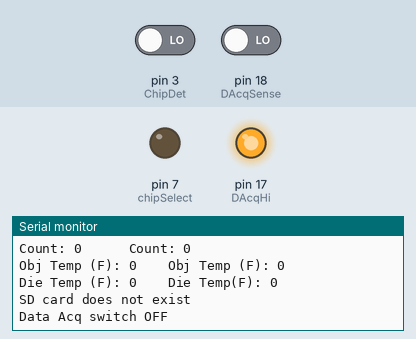
This sketch was run on a simulated Arduino Uno, built for the host (arithmetic inside an expression is 32-bit, double 64-bit). Parts: output pins drawn as LEDs (lit = HIGH), the last lines printed to the serial monitor. The inputs (shaded band) are chosen by the test bench; at power-on: pin 3 (ChipDet) LOW, pin 18 (DAcqSense) LOW. Storage starts empty; no radio packets arrive unless stated.

Above: at 3.9 s.
4.0 s: pin 3 (ChipDet) driven HIGH
6.6 s: pin 18 (DAcqSense) driven HIGH
At 8.6 s:
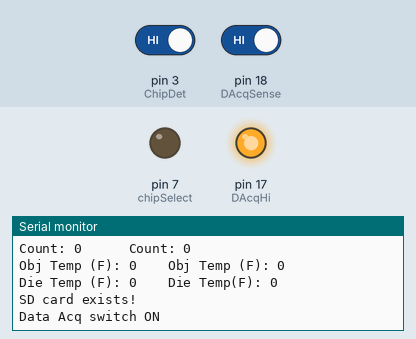
8.7 s: pin 18 (DAcqSense) driven LOW
At 9.9 s:
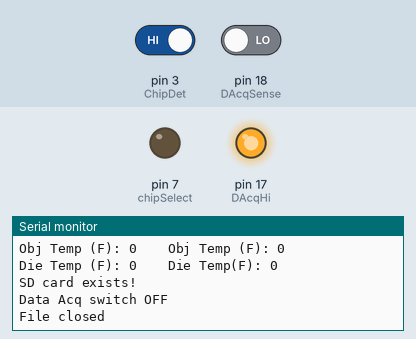

The sketch:

2xTmp007WifiRxAckwMicroSD_MapleMini.ino
```cpp
/***************************************************
  This is to be used with 1xTmp007WifiTxAck1/2_MapleMini sketches
  for transmitting/receiving TMP007 Barometric
  Pressure & Temp Sensor data over wifi (nRF24L01)

  This code is for the central controller, which receives IR
  temperature data from the two sensing units.

  RF24 code modified from following sources:
        1. https://forum.arduino.cc/index.php?topic=421081.0
        2. Library: TMRh20/RF24, https://github.com/tmrh20/RF24/

  Author: Tom B.
  Date: 9/27/2020
 ****************************************************/

#include <Wire.h>                               //Include required libraries
#include <SD.h>
#include <SPI.h>
#include <nRF24L01.h>
#include <RF24.h>

#define CE_PIN      10                          //Define CE pin for RF24 radio
#define CSN_PIN     11                          //Define CSN pin for RF24 radio

#define DAcqHi      17                          //Define pins used for data recording start/stop switch
#define DAcqSense   18                          //Hi = 3.3V source, Record when Sense = HIGH

#define chipSelect  7                           //Specify digital pin for SD card chipselect
#define ChipDet     3                           //Pin for detecting SD card

boolean SERIALPRINT_ON = false;                 //Default serial print to false, set true later if Serial exists

String SDFilename = "DATA000.txt";              //Specify desired name for SD card data file

typedef struct                                  //Create struct definition for IR sensors
  {
    float tm      = 0.0;                        //Time in seconds
    int count     = 0;                          //count indication from sensor unit
    int IRtemp    = 0;                          //IR sensed temp in F
    int Dietemp   = 0;                          //Die temp in F
    int fault     = 0;                          //Fault flag
  } IRsensDEF;                                  //    0: No fault
                                                //    1: AckPayload not available
                                                //    2: Unsuccessful TX

File myFile;                                    //Set file object for MicroSD outfile

SPIClass SPI_2(2);                              //Set SPI #2
RF24 radio(CE_PIN,CSN_PIN);                     //Create RF24 radio object

const byte numSens = 2;                         //Number of remote sensors with which hub communcates

typedef struct                                  //Define central struct as struct of sensor structs
  {
    IRsensDEF IRsens[2];
  } central_data_struct;

central_data_struct data;                       //Create instance of central struct for data logging

const byte addresses[numSens][6] = {"00001","00002"}; //Define addresses for radio

char requestMsg[10] = "ToSenN  0";              //Compose main body of message for AckPayload message
char msgNum = '0';                              //Variable for incrementing AckPayload message number

int ackIRtempData[3] = {0,0,0};                 //Vector to contain data received from sensors

unsigned long currentMillis = 0;                //Variables for polling sensors at 1Hz
unsigned long prevMillis = 0;
unsigned long intervMillis = 1000;

bool myFileClosed = false;                      //SD card file closed
bool myFileExists = false;                      //SD card file created
bool SDinitFailed = false;                      //SD card failed to initialize
int SDcardExists = 0;                           //SD card detected
int DataAcqSwON = 0;                            //User flipped data acquisition switch

//---- Start of void setup() -------------------------------------------------
void setup() {

  if (Serial) {                                 //Start Serial Monitor if it extsts
    Serial.begin(9600);
    SERIALPRINT_ON = true;
  }

  SPI_2.begin();                                //Start SPI #2 for RF24 radio
  SPI.setModule(2);                             //Set SPI focus to SPI #2 - Maple Mini-unique function

  radio.begin();                                //Begin radio for listening and set desired parameters
  radio.setDataRate(RF24_250KBPS);
  radio.enableAckPayload();
  radio.setPALevel(RF24_PA_HIGH);
  radio.setRetries(5,5);                        //(delay=5ms,count=5)

  pinMode(ChipDet,INPUT);                       //Set up pin for detecting SD card
  pinMode(DAcqHi,OUTPUT);                       //Set up pin for HIGH side of data acq On/Off switch
  pinMode(DAcqSense,INPUT);                     //Set pin for detecting position of data acq On/Off switch

  digitalWrite(DAcqHi,HIGH);                    //Set HIGH pin for data acq On/Off switch

} //End of void setup() ------------------------------------------------------


//----Start Loop--------------------------------------------------------------
void loop() {

  currentMillis = millis();                     //Get time

  if (currentMillis-prevMillis>=intervMillis) { //Get IR temperatures in 1-second intervals

    SPI.setModule(2);                           //Set SPI focus to SPI #2 for radio - Maple Mini-unique function

    for (int n=0; n<numSens; n++) {

      radio.openWritingPipe(addresses[n]);      //Change radio pipe to sensor of focus in this iteration

      requestMsg[5] = n+1+'0';                  //Increment Ackpayload message number

      bool successTX;

      successTX = radio.write(&requestMsg, sizeof(requestMsg)); //Send request to sensor in focus

      if (successTX) {
        if (radio.isAckPayloadAvailable()) {                    //Store data in struct if AckPayload received
          radio.read(&ackIRtempData, sizeof(ackIRtempData));
          data.IRsens[n].tm = currentMillis/1000.0;
          data.IRsens[n].count = ackIRtempData[0];
          data.IRsens[n].IRtemp = ackIRtempData[1];
          data.IRsens[n].Dietemp = ackIRtempData[2];
          data.IRsens[n].fault = 0;
        }
        else {
          data.IRsens[n].tm = currentMillis/1000.0;             //Set no AckPayload fault flag and keep
          data.IRsens[n].fault = 1;                             //previous frame data
          //count, IRtemp, and Dietemp kept from previous loop to avoid discontenuities
        }
      }
      else {
        data.IRsens[n].tm = currentMillis/1000.0;               //Set TX unsuccessful fault flag and keep
        data.IRsens[n].fault = 2;                               //previous frame data
        //count, IRtemp, and Dietemp kept from previous loop to avoid discontenuities
      }
    }

    if (Serial) {                                               //Print data received from sensors to Serial
      Serial.println("IR Temp Sensor #1\t\tIR Temp Sensor #2");
      char buftm[50],buf1[50],buf2[50];

      if (data.IRsens[0].fault==1) {
        Serial.println("Sensor #1 AckPayload FAILED");
      }
      else if (data.IRsens[0].fault==2) {
        Serial.println("Sensor #1 TX FAILED");
      }

      if (data.IRsens[1].fault==1) {
        Serial.println("Sensor #2 AckPayload FAILED");
      }
      else if (data.IRsens[1].fault==2) {
        Serial.println("Sensor #2 TX FAILED");
      }

      //Assemble printed string using sprintf
      sprintf(buftm,"Time (s): %6.3f\t\tTime (s): %6.3f",data.IRsens[0].tm,data.IRsens[1].tm);
      Serial.println(buftm); //+ buf1 + "\t\t\tTime (s): " + buf2);

      sprintf(buf1,"Count: %i\t\t\tCount: %i",data.IRsens[0].count,data.IRsens[1].count);
      Serial.println(buf1);

      sprintf(buf1,"Obj Temp (F): %i\t\tObj Temp (F): %i",data.IRsens[0].IRtemp,data.IRsens[1].IRtemp);
      Serial.println(buf1);

      sprintf(buf1,"Die Temp (F): %i\t\tDie Temp(F): %i\n",data.IRsens[0].Dietemp,data.IRsens[1].Dietemp);
      Serial.println(buf1);

      //Assemble printed string using itoa
      /*itoa(data.IRsens[0].count,buf1,10); itoa(data.IRsens[1].count,buf2,10);
      Serial.println(String("Count: ") + buf1 + "\t\t\tCount: " + buf2);
      itoa(data.IRsens[0].IRtemp,buf1,10); itoa(data.IRsens[1].IRtemp,buf2,10);
      Serial.println(String("IRtemp (F): ") + buf1 + "\t\t\tIRTemp (F): " + buf2);
      itoa(data.IRsens[0].Dietemp,buf1,10); itoa(data.IRsens[1].Dietemp,buf2,10);
      Serial.println(String("Dietemp (F): ") + buf1 + "\t\t\tDietemp (F): " + buf2);
      Serial.print('\n');*/
    }

    SDcardExists = digitalRead(ChipDet);          //Detect whether SD card is present
    if (SDcardExists && SERIALPRINT_ON) {         //Print status of SD card if Serial open
     Serial.println("SD card exists!");
   }
   else if (SERIALPRINT_ON) {
     Serial.println("SD card does not exist");
   }

   DataAcqSwON = digitalRead(DAcqSense);          //Detect whether data acq switch is ON
   if (DataAcqSwON && SERIALPRINT_ON) {           //Print status of switch if Serial open
     Serial.println("Data Acq switch ON");
   }
   else if (SERIALPRINT_ON) {
     Serial.println("Data Acq switch OFF");
   }

   SPI.setModule(1);                              //Set SPI focus to SPI #1 for SD card - Maple Mini-unique function

   if (SDcardExists && DataAcqSwON &&             //Set up MicroSD card recording file if card
       !myFileExists && !SDinitFailed) {          //exists and setup has not failed previously
     setupSDFile();
   }

   if (myFileExists && DataAcqSwON) {
     //writeDataToFile(&myFile, &data);           //TODO: go back to handling
                                                  //file and data with pointers like before
     for (int n=0; n<numSens; n++) {
       myFile.print(data.IRsens[n].tm);
       myFile.print(", ");
       myFile.print(data.IRsens[n].count);
       myFile.print(", ");
       myFile.print(data.IRsens[n].IRtemp);
       myFile.print(", ");
       myFile.print(data.IRsens[n].Dietemp);
       myFile.print(", ");
       myFile.print(data.IRsens[n].fault);
       myFile.print(", ");
     }
     myFile.print("\n");
   }
   else if (myFileExists && !myFileClosed) {
     myFile.close();
     myFileClosed = true;
     if (SERIALPRINT_ON) {
        Serial.println("File closed");
     }
   }

    msgNum+=1;                                    //Increment AckPayload message number,
    if (msgNum>'9') {                             //keeping between 1 and 9
      msgNum = '0';
    }
    requestMsg[8] = msgNum;                       //Update AckPayload message with new message number
    prevMillis = currentMillis;                   //Reset timestamp of previous transmission
  }
}

//----User Defined Functions----------------------------------------------------------------------

//Set up MicroSD card for writing data
void setupSDFile()
  {
    if (SERIALPRINT_ON){
      Serial.print("Initializing SD card...");
    }

    //Set up chip select pin
    pinMode(chipSelect, OUTPUT);

    //Attempt to set up data file if file does not exist. If initialization
    //is unsuccessful, set Failed flag and end setup
    if (!myFileExists)
      {
         if (!SD.begin(chipSelect))
           {
             if (SERIALPRINT_ON) {Serial.println("SD card initialization failed!");}
             SDinitFailed = true;
             return;
           }
         else
           {
             if (SERIALPRINT_ON) {Serial.println("Initialization successful.");}
             SDinitFailed = false;
           }
      }
    // open the file. note that only one file can be open at a time,
    // so you have to close this one before opening another.
    //Max file name length of 8 characters
    myFile = SD.open(SDFilename, FILE_WRITE);

    //If the file opened, write headers:
    if (myFile && !myFileExists)
      {
        if (SERIALPRINT_ON) {
          Serial.println("myFile exists");
        }

        //Print column headers
        myFile.println("TimeSec,Count_1,IRTempF_1,DieTempF_1,Fault_1,,Count_2,IRTempF_2,DieTempF_2,Fault_2");
        myFileExists = true;
      }
    else if (!myFile)
      {
        //If the file didn't open, print error:
        if (SERIALPRINT_ON) {
          Serial.println("error opening data recording file");
        }

        myFileExists = false;
      }
    else if (SERIALPRINT_ON)
      {
        //If the file already exists, don't write headers and simply append data
        Serial.println("file already exists, appending data");
      }
  }
```

Measured:
- after the input at 6.6 s, the serial monitor: prints a new line after 0.58 s (image 1)
- after the input at 8.7 s, the serial monitor: prints a new line after 0.51 s (image 2)
